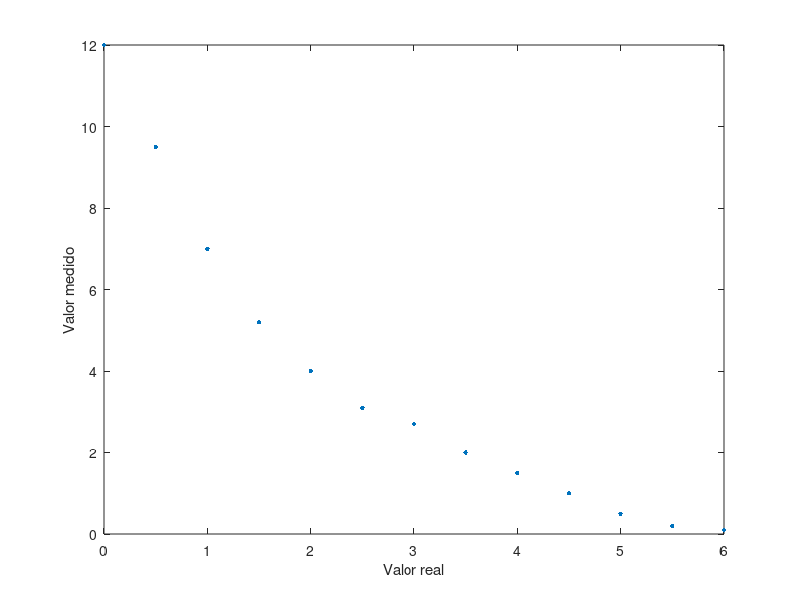

This chart was generated by the following MATLAB code: (Note: this script raises an error after producing the figure.)
    %Vectores para los ejes X, Y
    X = [0.0 0.5 1.0 1.5 2.0 2.5 3.0 3.5 4.0 4.5 5.0 5.5 6.0];
    Y = [12.0 9.5 7.0 5.2 4.0 3.1 2.7 2.0 1.5 1.0 0.5 0.2 0.1];
    
    %Trazo del gráfico y rectas
    plot(X, Y, '.', 'MarkerSize', 10)
    ylabel('Valor medido')
    xlabel('Valor real')
    hold on

    %Se hace el cálculo de la recta de Puntos Extremos
    [m1, b1] = PunExtremos(X, Y);
    y_ext = m1 * X + b1;
    plot(X, y_ext)

    %Se hace el cálculo de la recta de Mínimos Cuadrados
    [m2, b2] = MinCuadrados(X.', Y.');
    y_min = m2 * X + b2;
    plot(X, y_min)
    hold off

%Función de Mínimos Cuadrados
function [m, b] = MinCuadrados(x, y)
    R = [ones(size(x)) x];
    bm = R\y;
    b = bm(1);
    m = bm(2);
end

%Función de Puntos Extremos
function [m, b] = PunExtremos(x, y)
    b = y(1);
    m = (y(end) - y(1)) / (x(end) - x(1));
end